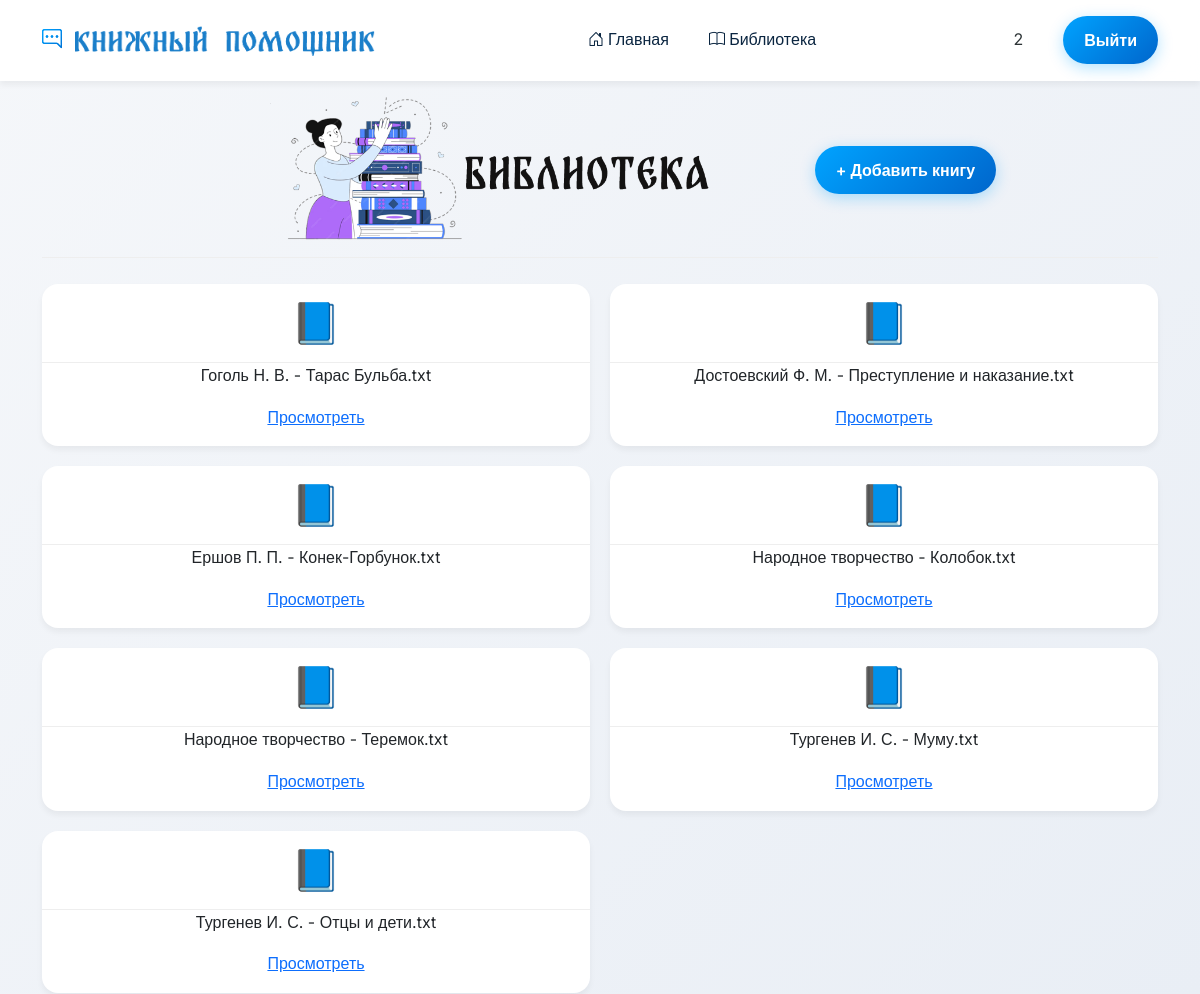
Screenshot of /library (signed in) with the database file from the repository.
### data/users.py (models this page shows, shortened)
class User(SqlAlchemyBase, UserMixin):
    __tablename__ = 'users'
    id = sqlalchemy.Column(sqlalchemy.Integer,
                           primary_key=True, autoincrement=True)
    username = sqlalchemy.Column(sqlalchemy.String)
    email = sqlalchemy.Column(sqlalchemy.String,
                              index=True, unique=True)
    hashed_password = sqlalchemy.Column(sqlalchemy.String,
                                        nullable=True)
    queries = orm.relationship('Query', back_populates='user')

### data/books.py (models this page shows)
class Book(SqlAlchemyBase):
    __tablename__ = 'books'
    id = sqlalchemy.Column(sqlalchemy.Integer,
                           primary_key=True, autoincrement=True)
    title = sqlalchemy.Column(sqlalchemy.String,
                            unique=True, nullable=True)
    filepath = sqlalchemy.Column(sqlalchemy.String,
                                 nullable=True)

### main.py (the view)
@app.route('/library')
def library():
    db_sess = db_session.create_session()
    books = db_sess.query(Book).all()
    books.sort(key=lambda x: x.title)
    return render_template('library.html', books=books)

### data/db_session.py (called while the page is built)
def create_session() -> Session:
    global __factory
    return __factory()

### main.py (called while the page is built)
@login_manager.user_loader
def load_user(user_id):
    db_sess = db_session.create_session()
    return db_sess.query(User).get(user_id)

### templates/library.html (shortened to what this page needs)
{% extends "base.html" %}
{% block content %}
{% if current_user.is_authenticated %}
<h1 align="center"> <img src="{{ url_for('static', filename='img/lib.png') }}"  width="600"/>  <a class="btn btn-primary " href="/add_book">+ Добавить книгу</a> </h1>
<br>
<div class="grid">
        {% for book in books %}
        <div class="card">
            <h1>📘</h1>
            <p align="center">{{ book.title }}</p>
            <p align="center" ><a href="/watch_book/{{book.id}}">Просмотреть</a></p>
        </div>
        {% endfor %}
      </div>
{% else %}
<div>
            <h1 align = "center"> Здравствуй, дорогой гость!  </h1>
            <h5 align = "center"> Войдите или зарегистрируйтесь чтобы воспользоваться нашим сервисом </h5>
   <div align="center" > <img src="{{ url_for('static', filename='img/robot.png') }}" width="500"/> </div>
</div>
{% endif %}
{% endblock %}

### templates/base.html (shortened to what this page needs)
<!DOCTYPE html>
<html lang="ru">
<head>
    <link href="https://cdn.jsdelivr.net/npm/bootstrap@5.3.0-alpha1/dist/css/bootstrap.min.css" rel="stylesheet">
    <link rel="stylesheet" href="https://cdn.jsdelivr.net/npm/bootstrap-icons@1.11.1/font/bootstrap-icons.css">
    <link href="https://unpkg.com/aos@2.3.1/dist/aos.css" rel="stylesheet">
</head>
<body>
    <nav class="navbar navbar-expand-lg">
        <div class="container">
            <a class="navbar-brand" href="/">
                <i class="bi bi-chat-right-dots"> </i> <img src="{{ url_for('static', filename='img/nav-logo.png') }}" width="300" height="30"/>
            </a>
            <div class="collapse navbar-collapse" id="navbarMain">
                <ul class="navbar-nav mx-auto mb-2 mb-lg-0">
                    <li class="nav-item">
                        <a class="nav-link" href="/">
                            <i class="bi bi-house-door me-1"></i>Главная
                        </a>
                    </li>
                    <li class="nav-item">
                        <a class="nav-link" href="/library">
                            <i class="bi bi-book"> </i> Библиотека
                        </a>
                    </li>
                </ul>
                {% if current_user.is_authenticated %}
                    <div style="display: flex; gap-2;">
                        <div class="d-flex align-items-center">
                            <a style="margin-right: 40px">
                        {{ current_user.username }}
                            </a>
                    </div> </div>
                     <div class="d-flex align-items-center">
                        <a href="/logout" class="btn btn-primary">
                           Выйти
                        </a>
                    </div>
                {% endif %}
            </div>
        </div>
    </nav>
    <main>
        <div class="container">
            {% block content %}{% endblock %}
        </div>
    </main>
</body>
</html>

### templates/base.html (style rules this page uses)
:root { --primary: #0A2540; --primary-light: #1A3B5C; --primary-dark: #061B2F; --accent: #00A3FF; --accent-gradient: linear-gradient(135deg, #00A3FF, #0066CC); --secondary: #6C5CE7; --success: #00B894; --warning: #FDCB6E; --danger: #FF7675; --dark: #2D3436; --light: #F5F7FA; --gray: #718096; --white: #FFFFFF; --glass: rgba(255, 255, 255, 0.95); --shadow-sm: 0 2px 4px rgba(0,0,0,0.02); --shadow-md: 0 4px 6px rgba(0,0,0,0.05); --shadow-lg: 0 10px 15px rgba(0,0,0,0.1); --shadow-xl: 0 20px 25px rgba(0,0,0,0.15); --border-radius: 16px; --border-radius-sm: 12px; }
* { margin: 0; padding: 0; box-sizing: border-box; }
body { font-family: 'Inter', sans-serif; color: var(--dark); background: linear-gradient(135deg, #F5F7FA 0%, #E9EEF5 100%); min-height: 100vh; min-width: 100% display: flex; justify-content: center; align-items: center; flex-direction: column; line-height: 1.6; }
.navbar { background: var(--glass) !important; backdrop-filter: blur(10px); -webkit-backdrop-filter: blur(10px); border-bottom: 1px solid rgba(255,255,255,0.2); padding: 16px 0; position: sticky; top: 0; z-index: 1000; box-shadow: var(--shadow-md); }
.navbar-brand { font-weight: 700 font-size: 1.8rem; background: var(--accent-gradient); -webkit-background-clip: text; -webkit-text-fill-color: transparent; background-clip: text; letter-spacing: -0.5px; }
.navbar-brand i { background: var(--accent-gradient); -webkit-background-clip: text; -webkit-text-fill-color: transparent; margin-right: 8px; }
.nav-link { color: var(--primary) !important; font-weight: 500; margin: 0 12px; position: relative; transition: all 0.3s ease; }
.nav-link::after { content: ''; position: absolute; bottom: -4px; left: 50%; transform: translateX(-50%); width: 0; height: 2px; background: var(--accent-gradient); transition: width 0.3s ease; }
.btn-primary { background: var(--accent-gradient); border: none; padding: 12px 21px; font-weight: 600; border-radius:214px; transition: all 0.6s ease; box-shadow: 0 4px 15px rgba(0, 163, 255, 0.3); }
main { flex: 1; padding: 1px 0; flex: 1; padding: 1px 0; padding-left: 0px; }
.card { background: var(--white); border: none; border-radius: var(--border-radius); box-shadow: var(--shadow-md); transition: all 0.3s cubic-bezier(0.4, 0, 0.2, 1); overflow: hidden; position: relative; height: 100%; }
.card::before { content: ''; position: absolute; top: 0; left: 0; right: 0; height: 4px; background: var(--accent-gradient); transform: scaleX(0); transition: transform 0.3s ease; }
h1 { text-align: center; color: #333; padding: 15px; margin: 0; border-bottom: 1px solid #eee; }
.grid { display: grid; grid-template-columns: repeat(auto-fit, minmax(400px, 1fr)); gap: 20px; }

### rows the page displays
User: username "2"
Book: title "Гоголь Н. В. - Тарас Бульба.txt"
Book: title "Достоевский Ф. М. - Преступление и наказание.txt"
Book: title "Ершов П. П. - Конек-Горбунок.txt"
Book: title "Народное творчество - Колобок.txt"
Book: title "Народное творчество - Теремок.txt"
Book: title "Тургенев И. С. - Муму.txt"
Book: title "Тургенев И. С. - Отцы и дети.txt"
